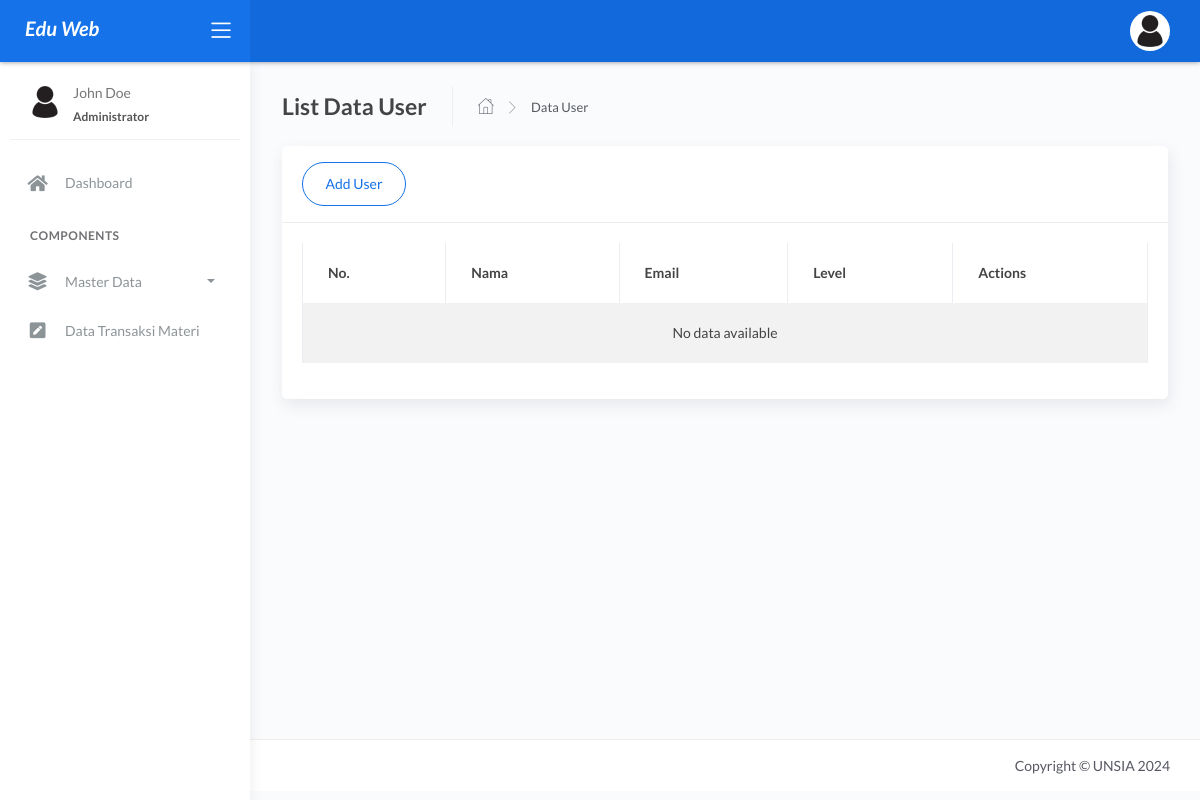
Before: /index.php/user with the older database file.
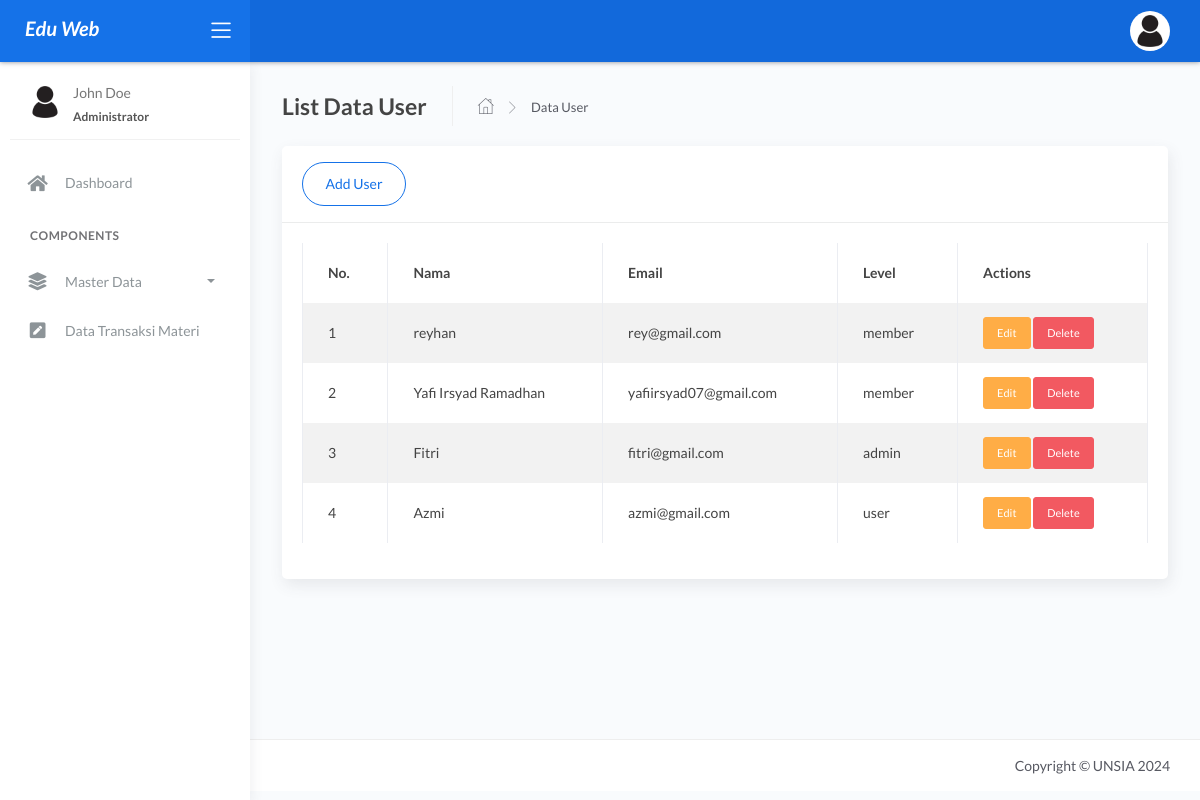
After: the same page with the newer database file.
### tables this page shows
CREATE TABLE `tbl_data_user` (
  `id_user` int(11) UNSIGNED NOT NULL,
  `nama_user` varchar(100) NOT NULL,
  `email_user` varchar(100) NOT NULL,
  `password_user` varchar(255) NOT NULL,
  `level_user` enum('admin','user','member') NOT NULL DEFAULT 'user',
  `tanggal_dibuat` timestamp NOT NULL DEFAULT current_timestamp()
);

### application/libraries/Template.php (called while the page is built, shortened)
<?php
class Template {
    var $data_template = [];
    function set($name, $value){
        $this->data_template[$name] = $value;
    }
    function load($template = '', $fileview = '', $dataview = [], $return = FALSE){
        $this->CI =& get_instance();
        $this->set('content', $this->CI->load->view($fileview, $dataview, TRUE));
        return $this->CI->load->view($template, $this->data_template, $return);
    }
}

### application/controllers/User.php (called while the page is built, shortened)
<?php
class User extends CI_Controller {
    public function index() {
        $data = [
            'title' => 'List Data User',
            'subtitle' => 'Data User',
            'dataUser' => $this->User_model->get_all_users()
        ];
        $this->template->load('index', 'pages/data-user/user', $data);
    }
}

### index.php (called while the page is built, shortened)
<?php
require_once BASEPATH.'core/CodeIgniter.php';

### application/models/User_model.php (called while the page is built, shortened)
<?php
class User_model extends CI_Model {
    public function get_all_users() {
        $query = $this->db->get('tbl_data_user');
        return $query->result();
    }
}

### application/views/pages/data-user/user.php (the view)
<div class="card">
    <div class="card-header">
        <div class="card-title">
            <a href="<?= site_url('user/add')?>" class="btn btn-primary btn-border btn-round">Add User</a>
        </div>
    </div>
    <div class="card-body">
        <div class="table-responsive">
            <table id="example" class="table table-striped table-bordered" style="width:100%">
                <thead>
                    <tr>
                        <th>No.</th>
                        <th>Nama</th>
                        <th>Email</th>
                        <th>Level</th>
                        <th>Actions</th>
                    </tr>
                </thead>
                <tbody>
                    <?php
                    if (!empty($dataUser)) {
                        $no = 1;
                        foreach ($dataUser as $user) {
                    ?>
                    <tr>
                        <td><?= $no++; ?></td>
                        <td><?= $user->nama_user; ?></td>
                        <td><?= $user->email_user; ?></td>
                        <td><?= $user->level_user; ?></td>
                        <td>
                            <a href="<?= site_url('user/edit/'.$user->id_user) ?>" class="btn btn-warning btn-sm">Edit</a>
                            <a href="<?= site_url('user/delete/'.$user->id_user) ?>" class="btn btn-danger btn-sm" onclick="return confirm('Are you sure?')">Delete</a>
                        </td>
                    </tr>
                    <?php
                        }
                    } else {
                        echo '<tr><td colspan="6" class="text-center">No data available</td></tr>';
                    }
                    ?>
                </tbody>
            </table>
        </div>
    </div>
</div>

### application/views/index.php (shortened to what this page needs)
<!DOCTYPE html>
<html lang="en">
<head>
    <link rel="stylesheet" href="<?= base_url();?>/assets/css/bootstrap.min.css">
    <link rel="stylesheet" href="<?= base_url();?>/assets/css/atlantis.min.css">
    <link rel="stylesheet" href="<?= base_url();?>/assets/css/fonts.min.css">
    <link rel="stylesheet" href="<?= base_url();?>/assets/css/demo.css">
    <link rel="stylesheet" href="https://cdn.datatables.net/2.0.7/css/dataTables.bootstrap4.css">
</head>
<body>
    <div class="wrapper">
        <div class="main-header">
            <?php require_once(APPPATH.'/views/pages-components/logo.php'); ?>
            <?php require_once(APPPATH.'/views/pages-components/navbar.php'); ?>
        </div>
        <?php require_once(APPPATH.'/views/pages-components/sidebar.php'); ?>
        <div class="main-panel">
            <div class="content">
                <div class="page-inner">
                    <div class="page-header">
                        <?php require_once(APPPATH.'/views/pages-components/page-header.php'); ?>
                    </div>
                    <div class="page-category">
                        <?= $content ?>
                    </div>
                </div>
            </div>
            <footer class="footer">
                <?php require_once(APPPATH.'/views/pages-components/footer.php'); ?>
            </footer>
        </div>
    </div>
</body>
</html>

### application/views/pages-components/logo.php (shortened to what this page needs)
<div class="logo-header" data-background-color="blue">
    <a href="<?= site_url() ?>" class="logo">
        <i class="Flaticon-multimedia navbar-brand" style="color:white; font-weight:bold">Edu Web</i>
    </a>
    <div class="nav-toggle">
        <button class="btn btn-toggle toggle-sidebar">
            <i class="icon-menu"></i>
        </button>
    </div>
</div>

### application/views/pages-components/navbar.php (shortened to what this page needs)
<nav class="navbar navbar-header navbar-expand-lg" data-background-color="blue2">
    <div class="container-fluid">
        <ul class="navbar-nav topbar-nav ml-md-auto align-items-center">
            <li class="nav-item dropdown hidden-caret">
                <a class="dropdown-toggle profile-pic" data-toggle="dropdown" href="#"
                    aria-expanded="false">
                    <div class="avatar-sm">
                        <img src="<?= base_url();?>/assets/img/user.jpg" alt="..."
                            class="avatar-img rounded-circle">
                    </div>
                </a>
            </li>
        </ul>
    </div>
</nav>

### application/views/pages-components/sidebar.php (shortened to what this page needs)
<div class="sidebar sidebar-style-2">
    <div class="sidebar-wrapper scrollbar scrollbar-inner">
        <div class="sidebar-content">
            <div class="user">
                <div class="avatar-sm float-left mr-2">
                    <img src="<?= base_url();?>/assets/img/user.jpg" alt="..."
                        class="avatar-img rounded-circle">
                </div>
                <div class="info">
                    <a href="<?= site_url(); ?>">
                        <span>
                            John Doe
                            <span class=" user-level">Administrator</span>
                        </span>
                    </a>
                </div>
            </div>
            <ul class="nav nav-primary">
                <li class="nav-item">
                    <a href="<?= site_url() ?>">
                        <i class="fas fa-home"></i>
                        <p>Dashboard</p>
                    </a>
                </li>
                <li class="nav-section">
                    <h4 class="text-section">Components</h4>
                </li>
                <li class="nav-item">
                    <a data-toggle="collapse" href="#base">
                        <i class="fas fa-layer-group"></i>
                        <p>Master Data</p>
                        <span class="caret"></span>
                    </a>
                </li>
                <li class="nav-item">
                    <a href="<?= site_url('materi') ?>">
                        <i class="fas fa-pen-square"></i>
                        <p>Data Transaksi Materi</p>
                    </a>
                </li>
            </ul>
        </div>
    </div>
</div>

### application/views/pages-components/page-header.php
<h4 class="page-title"><?= $title?></h4>
<ul class="breadcrumbs">
    <li class="nav-home">
        <a href="<?= site_url();?>">
            <i class="flaticon-home"></i>
        </a>
    </li>
    <li class="separator">
        <i class="flaticon-right-arrow"></i>
    </li>
    <li class="nav-item">
        <a href="#"><?= $subtitle?></a>
    </li>
</ul>

### application/views/pages-components/footer.php (shortened to what this page needs)
<div class="container-fluid">
    <div class="copyright ml-auto">
        <span>Copyright &copy; UNSIA
        </span>
    </div>
</div>

Changed rows visible on the page:
added tbl_data_user: nama_user "reyhan", email_user "rey@gmail.com", level_user "member"
added tbl_data_user: nama_user "Yafi Irsyad Ramadhan", email_user "yafiirsyad07@gmail.com", level_user "member"
added tbl_data_user: nama_user "Fitri", email_user "fitri@gmail.com", level_user "admin"
added tbl_data_user: nama_user "Azmi", email_user "azmi@gmail.com", level_user "user"
Other visible differences:
text no longer shown: "No data available"
